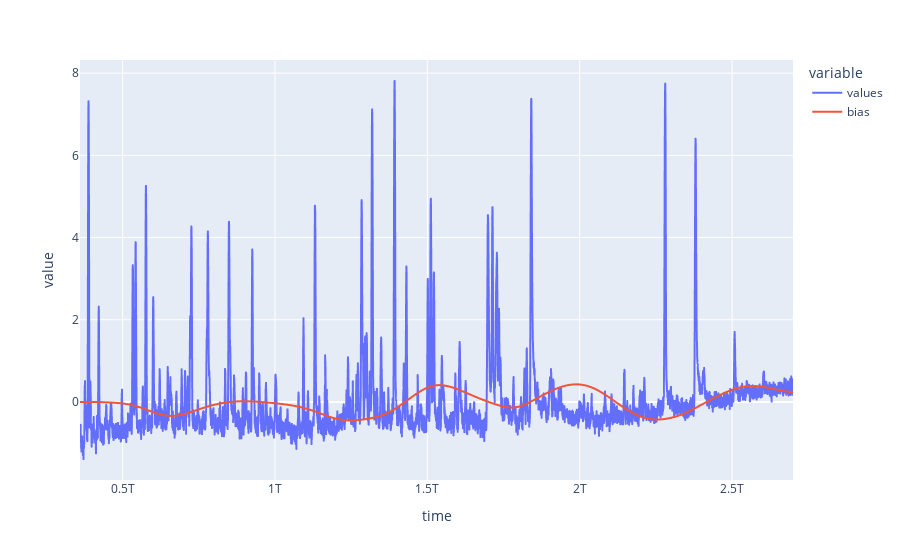

Here is the notebook cell this chart was saved with:
### Markdown cell above
Filtrage basse fréquence pour calculer le biais <br>
Soustraction de celui-ci aux données <br>
Tiré de : https://stackoverflow.com/questions/25191620/creating-lowpass-filter-in-scipy-understanding-methods-and-units

### Code cell
# création du filtre
def butter_lowpass(cutoff, ws, order=5):
    nyq = 0.5 * ws
    normal_cutoff = cutoff / nyq
    b, a = butter(order, normal_cutoff, btype='low', analog=False)
    return b, a

# application du filtre
def butter_lowpass_filter(data, cutoff, fs, order=5):
    cutoff *= 2*np.pi # conversion en rad/s
    ws  = fs * 2 * np.pi
    print(cutoff, "    ", ws)
    b, a = butter_lowpass(cutoff, ws, order=order)
    y = lfilter(b, a, data)
    return y

BIAS_FREQ = 0.001

df['bias'] = butter_lowpass_filter(df['values'], BIAS_FREQ, 1/PERIOD*1000)
df.plot()

### Figure 1 — Plotly figure (JSON) as saved in the notebook; plotly's stock layout.template omitted (floating-point values rounded to 4 significant figures; data arrays with more than 128 entries replaced by an {"elided": "..."} marker saying what was removed)
{"data": [{"hovertemplate": "variable=values<br>time=%{x}<br>value=%{y}<extra></extra>", "legendgroup": "values", "line": {"color": "#636efa", "dash": "solid"}, "mode": "lines", "name": "values", "showlegend": true, "type": "scattergl", "x": {"elided": "6608 int values"}, "xaxis": "x", "y": {"elided": "6608 float values"}, "yaxis": "y"}, {"hovertemplate": "variable=bias<br>time=%{x}<br>value=%{y}<extra></extra>", "legendgroup": "bias", "line": {"color": "#EF553B", "dash": "solid"}, "mode": "lines", "name": "bias", "showlegend": true, "type": "scattergl", "x": {"elided": "6608 int values"}, "xaxis": "x", "y": {"elided": "6608 float values"}, "yaxis": "y"}], "layout": {"legend": {"title": {"text": "variable"}, "tracegroupgap": 0}, "margin": {"t": 60}, "xaxis": {"anchor": "y", "domain": [0, 1], "title": {"text": "time"}}, "yaxis": {"anchor": "x", "domain": [0, 1], "title": {"text": "value"}}}}
